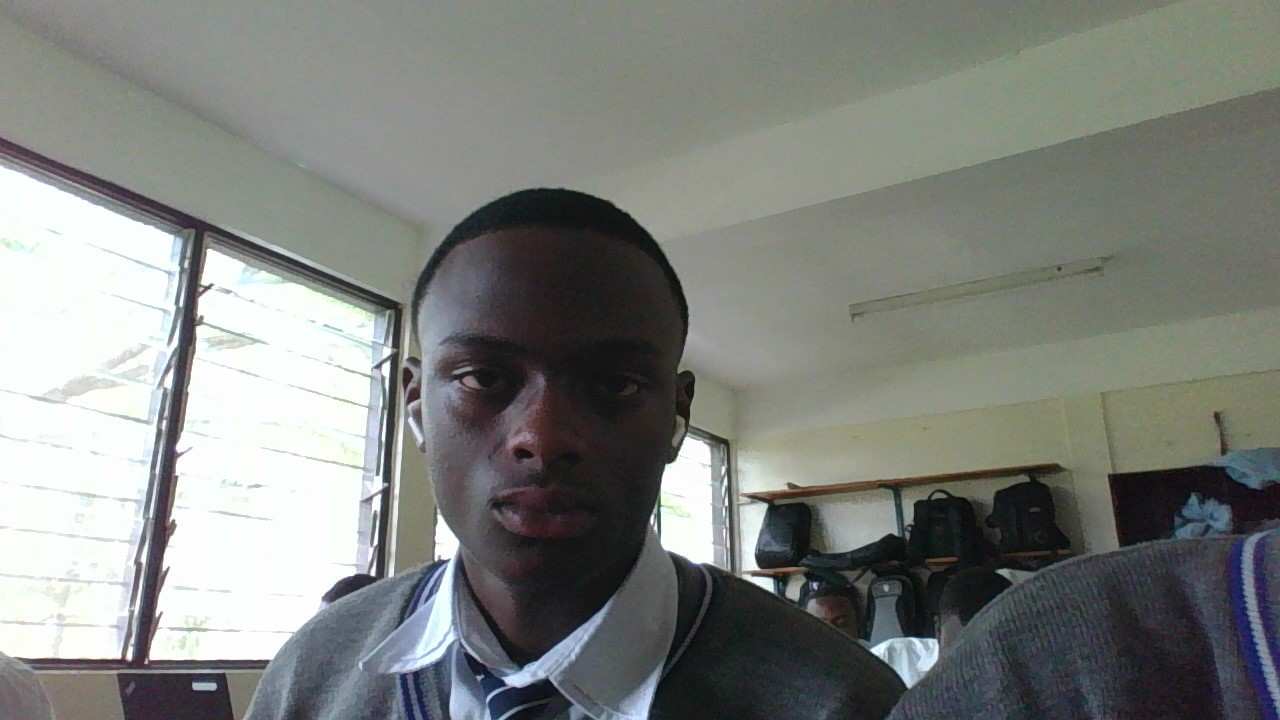
//> input picture Resources/test.jpg, 1280 x 720 px
$ ./Chapter2   (built with g++ and OpenCV 4)
//> lines starting //> are read from the running program, lines starting //| are printed output that depends on the picture; after the words box and inside, x2 and y2 are one past the last pixel; in counts of white or black regions, pixels touching at a corner belong together
#include <opencv2/imgcodecs.hpp>
#include <opencv2/highgui.hpp>
#include <opencv2/imgproc.hpp>
#include <iostream>
using namespace std;
using namespace cv;


  /////////////// Basic Functions ///////////

int main() {
    Mat img = imread("./Resources/test.jpg");
//> img is the input picture: 720 rows x 1280 cols, CV_8UC3; mean B, G, R 125.9, 129.9, 126.9
    Mat imgGray, imgBlur, gray, imgCanny, imgDia, imgErode;
    Mat kernel = getStructuringElement(MORPH_RECT, Size(5,5));
    cvtColor(img, gray, COLOR_BGR2GRAY);
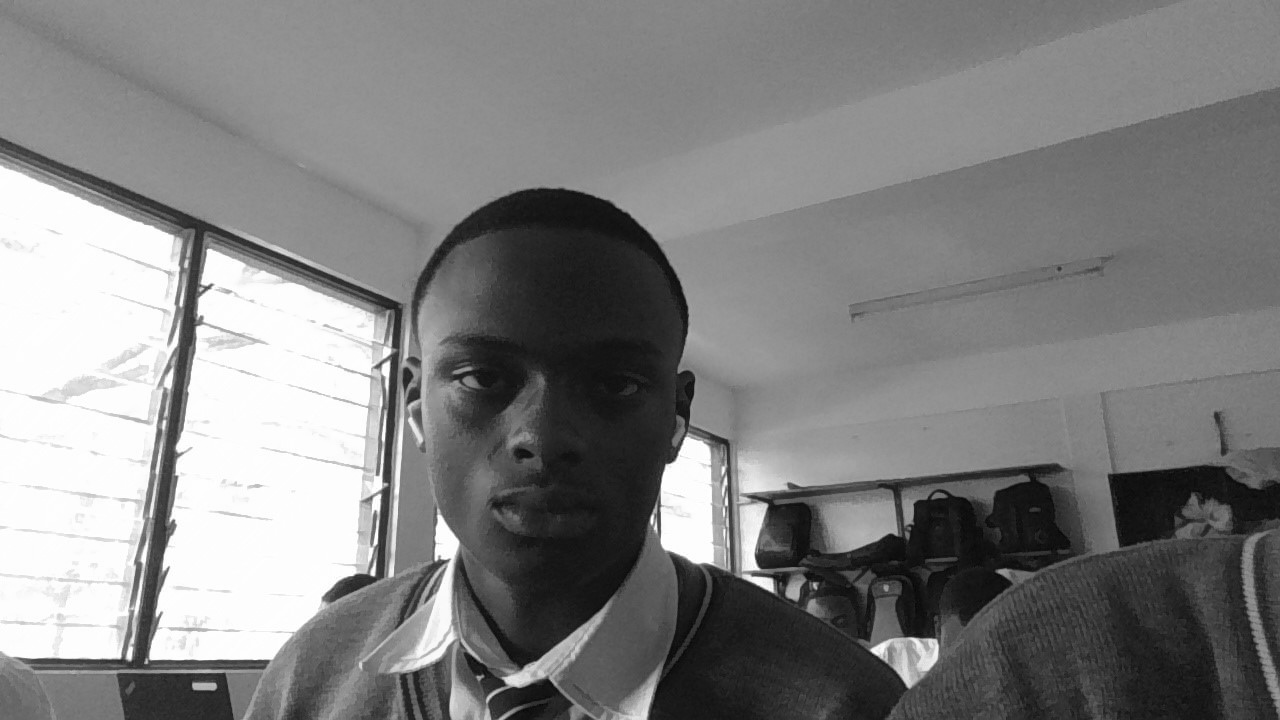
//> gray: 720 rows x 1280 cols, CV_8UC1; min 2, max 255, mean 128.6
    GaussianBlur(img, imgBlur, Size(7,7),5,0);
    Canny(imgBlur, imgCanny, 25,75);
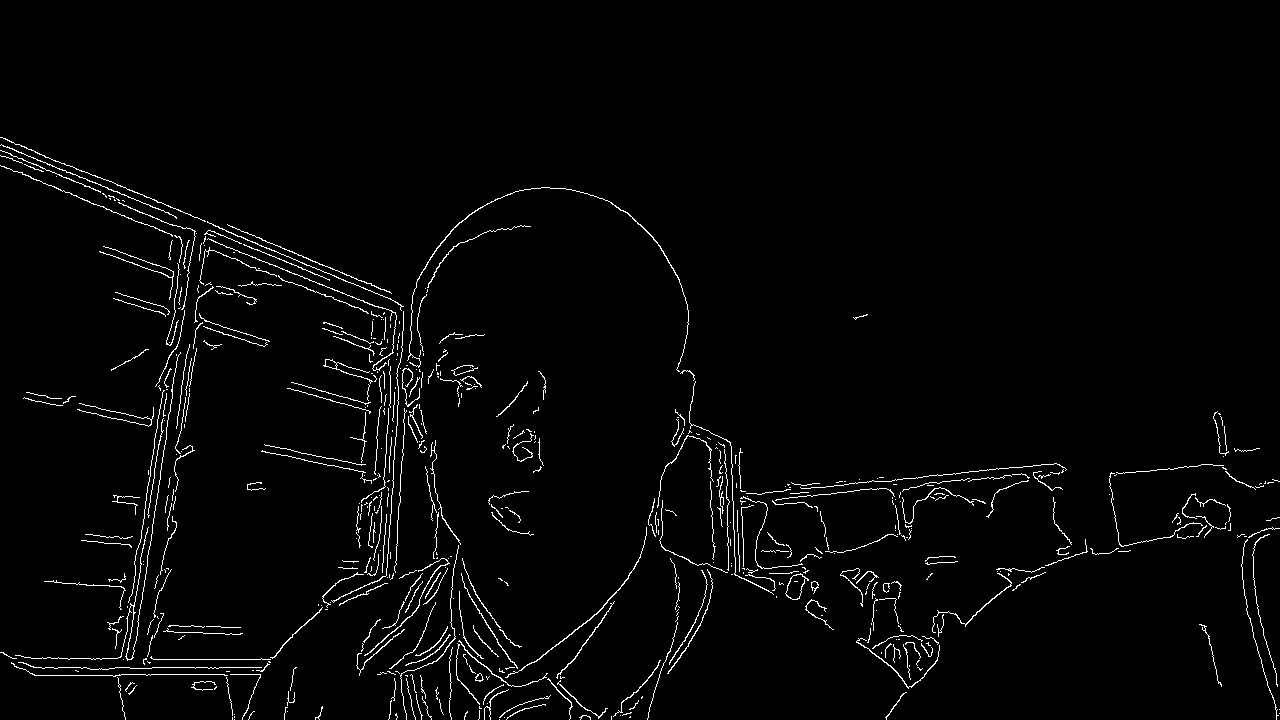
//> imgCanny: 720 rows x 1280 cols, CV_8UC1; 2.3% white in thin lines or dots, all inside (x1, y1, x2, y2) = (0, 137, 1280, 720)

    dilate(imgCanny, imgDia, kernel);
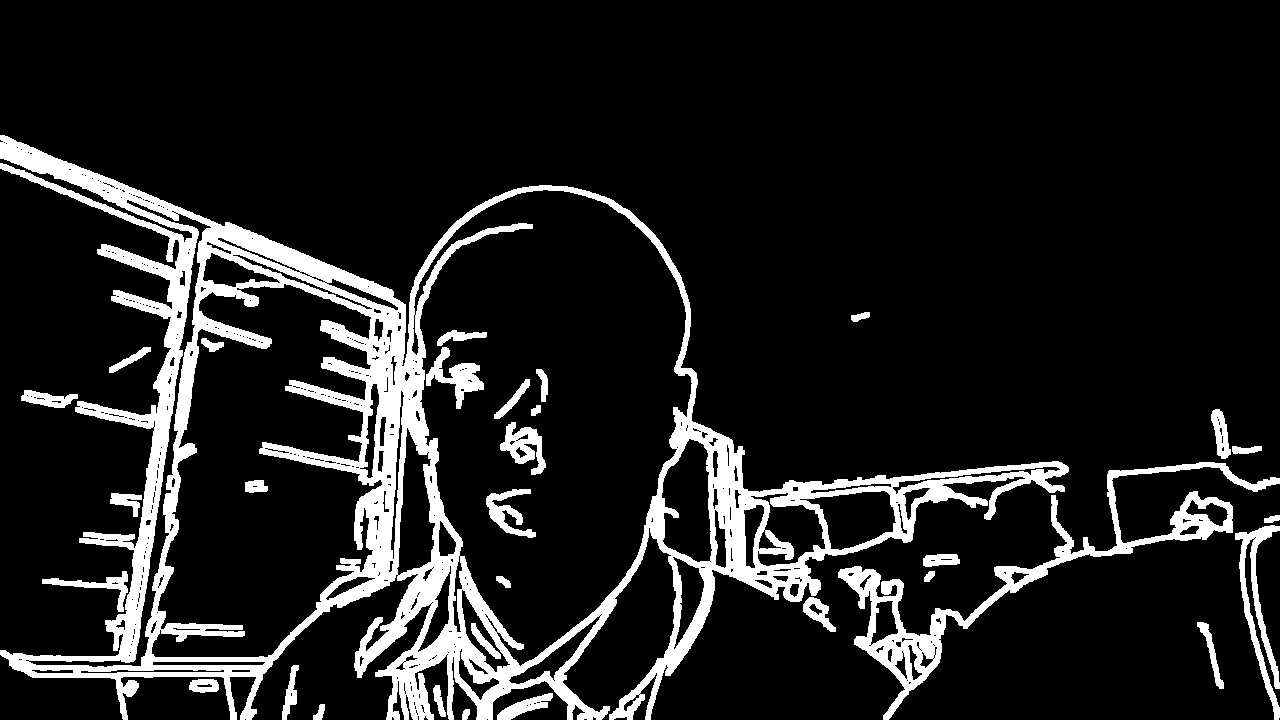
//> imgDia: 720 rows x 1280 cols, CV_8UC1; 12.5% white; 32 white regions, largest, box (x1, y1, x2, y2) and area: (0, 135, 1069, 720) 90698, (838, 462, 1280, 720) 10873, (1235, 525, 1280, 720) 2370
    erode(imgDia, imgErode, kernel);
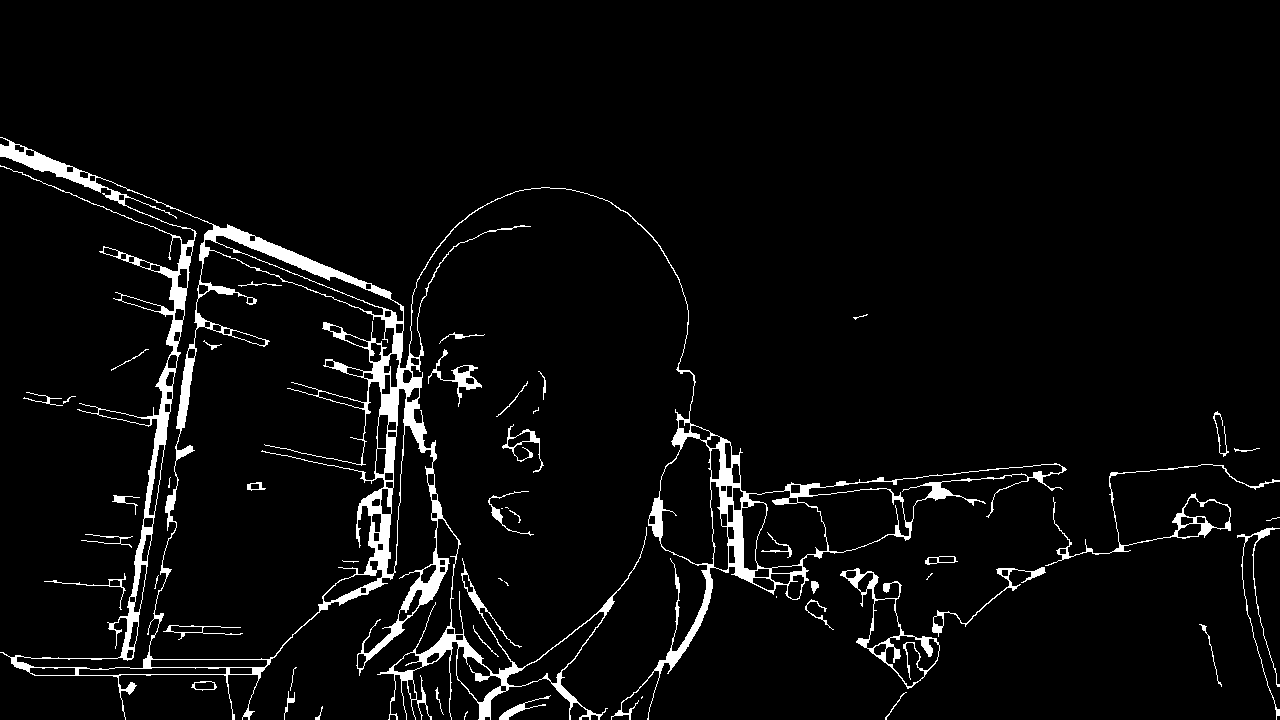
//> imgErode: 720 rows x 1280 cols, CV_8UC1; 4.4% white; 51 white regions (13 under 20 px), largest, box (x1, y1, x2, y2) and area: (0, 137, 1067, 720) 33254, (840, 568, 940, 689) 1452, (1045, 464, 1280, 566) 1318
    imshow("Original", img);
    imshow("Blurred", imgBlur);
    imshow("DIALATION", imgDia);
    imshow("Erode", imgErode);
    waitKey(0);
    return 0;
}

$ run again, with Resources/cards.png saved as Resources/test.jpg
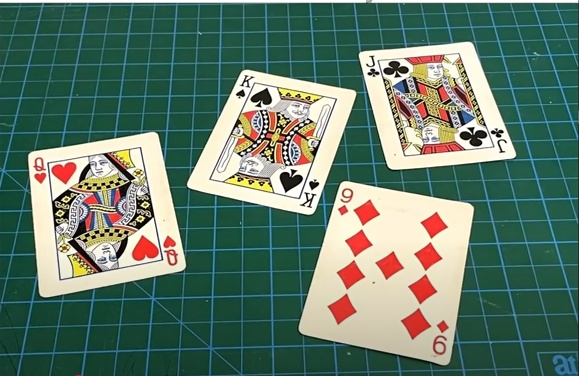
//> input picture Resources/cards.png, 579 x 376 px
//> img is the input picture: 376 rows x 579 cols, CV_8UC3; mean B, G, R 106.3, 121.1, 95.3
//> `Canny(imgBlur, imgCanny, 25,75);`:
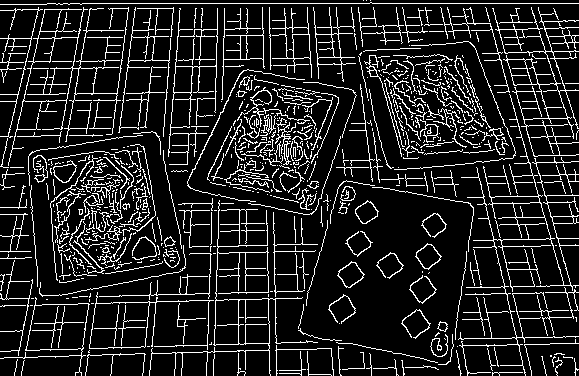
//> imgCanny: 376 rows x 579 cols, CV_8UC1; 13.2% white in thin lines or dots
//> imgDia: 376 rows x 579 cols, CV_8UC1; 62.2% white; 913 black regions (489 under 20 px), largest, box (x1, y1, x2, y2) and area: (303, 185, 471, 359) 14322, (32, 181, 171, 293) 2145, (42, 135, 178, 239) 1723
//> `erode(imgDia, imgErode, kernel);`:
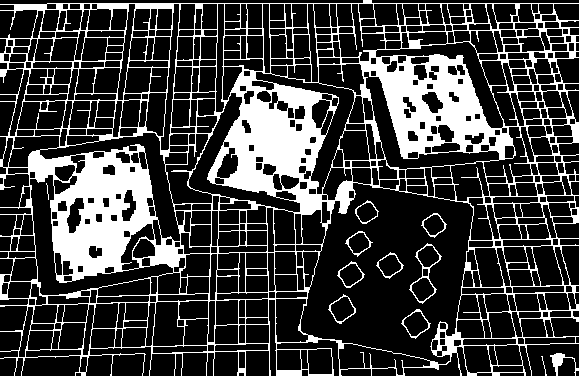
//> imgErode: 376 rows x 579 cols, CV_8UC1; 24.3% white; 12 white regions (1 under 20 px), largest, box (x1, y1, x2, y2) and area: (0, 0, 579, 376) 51513, (409, 243, 442, 304) 255, (550, 353, 579, 376) 207
